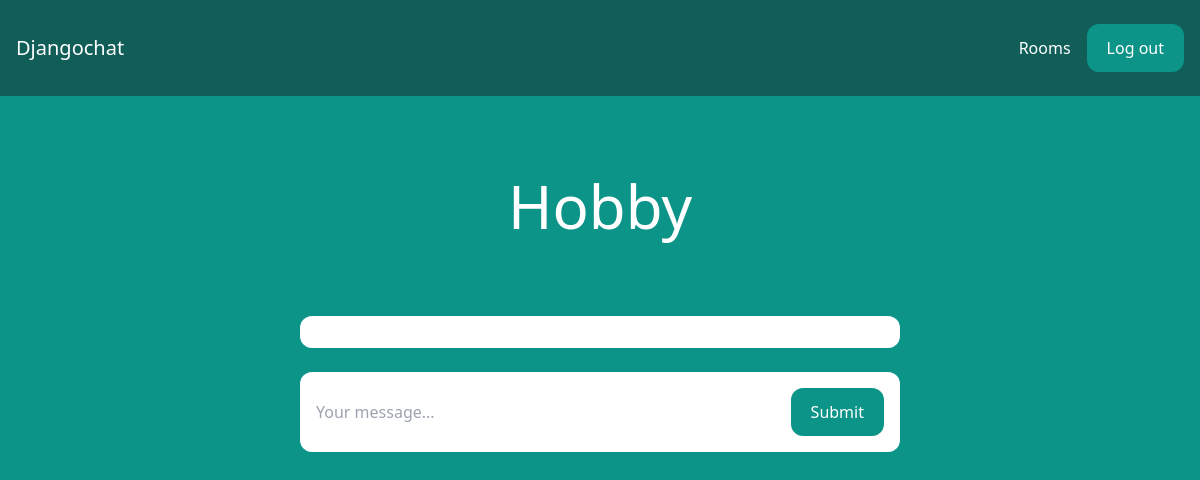
Page /rooms/hobby/ (signed in) on the earlier database version.
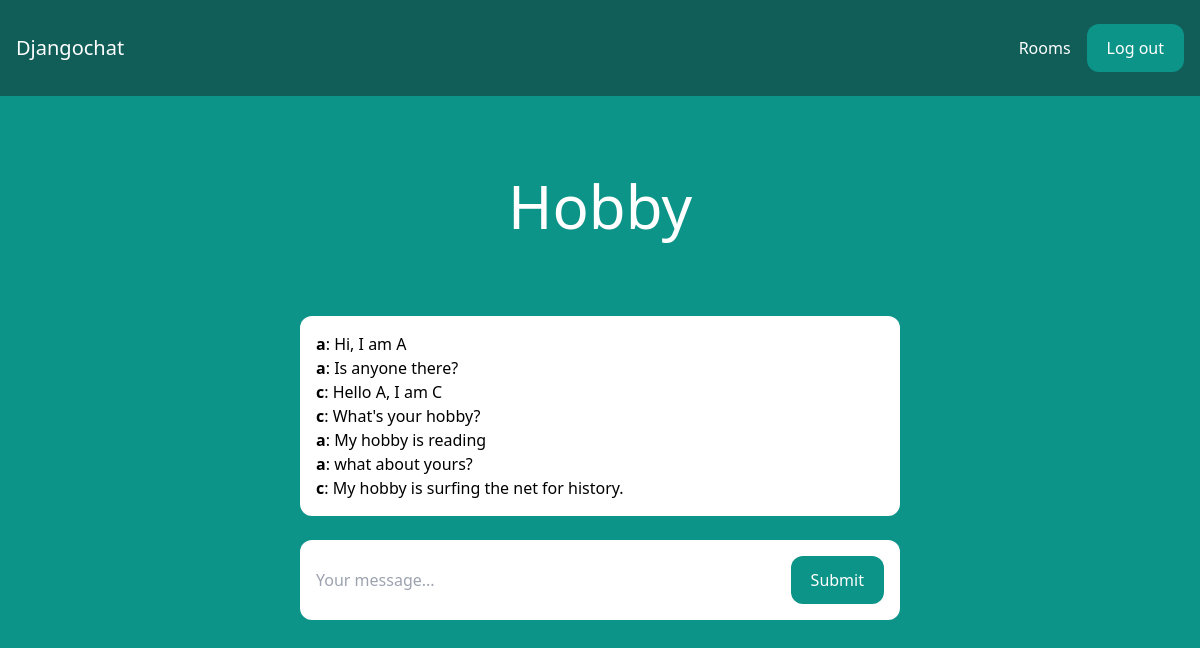
Same page on the later database version.
### room/models.py (models this page shows, shortened)
class Room(models.Model):
    name = models.CharField(max_length=255)
    slug = models.SlugField(unique=True)

class Message(models.Model):
    room = models.ForeignKey(Room, related_name='messages', on_delete=models.CASCADE)
    user = models.ForeignKey(User, related_name='messages', on_delete=models.CASCADE)
    content = models.TextField()
    date_added = models.DateTimeField(auto_now_add=True)
    class Meta:
        ordering = ('date_added',)

### room/views.py (the view)
# urls.py: path('rooms/', include('room.urls')),
@login_required
def room(request, slug):
    room = Room.objects.get(slug=slug)
    messages = Message.objects.filter(room=room)[0:25]
    return render(request, 'room/room.html', {'room': room, 'messages': messages})

### room/templates/room/room.html (shortened to what this page needs)
{% extends 'core/base.html' %}
{% block content %}
<div class="p-10 lg:p-20 text-center">
    <h1 class="text-3xl lg:text-6xl text-white">{{ room.name }}</h1>
</div>
<div class="lg:w-2/4 mx-4 lg:mx-auto p-4 bg-white rounded-xl">
    <div class="chat-messages space-y-3" id="chat-messages">
        {% for m in messages %}<b>{{ m.user.username }}</b>: {{ m.content }}<br>{% endfor %}
    </div>
</div>
<div class="lg:w-2/4 mt-6 mx-4 lg:mx-auto p-4 bg-white rounded-xl">
    <form method="post" action="." class="flex">
        <input type="text" name="content" class="flex-1 mr-3" placeholder="Your message..." id="chat-message-input">
        <button
            class="px-5 py-3 rounded-xl text-white bg-teal-600 hover:bg-teal-700"
            id="chat-message-submit"
        >Submit</button>
    </form>
</div>
{% endblock %}

### core/templates/core/base.html (shortened to what this page needs)
<!DOCTYPE html>
<html>
    <head>
        <script src="https://cdn.tailwindcss.com"></script>
    </head>
    <body class="bg-teal-600">
        <nav class="flex items-center justify-between px-4 py-6 bg-teal-800">
            <div>
                <a href="/" class="text-xl text-white">Djangochat</a>
            </div>
            <div class="flex items-center space-x-4">
                {% if request.user.is_authenticated %}
                    <a href="/rooms/" class="text-white hover:text-gray-200">Rooms</a>
                    <a href="/logout/" class="px-5 py-3 rounded-xl text-white bg-teal-600 hover:bg-teal-700">Log out</a>
                {% else %}
                    <a href="/login/" class="text-white hover:text-gray-200">Log in</a>
                    <a href="/signup/" class="px-5 py-3 rounded-xl text-white bg-teal-600 hover:bg-teal-700">Sign up</a>
                {% endif %}
            </div>
        </nav>
        {% block content %}
        {% endblock %}
    </body>
</html>

Differences in the rows shown:
added Message: user.username "a", content "Hi, I am A"
added Message: user.username "a", content "Is anyone there?"
added Message: user.username "c", content "Hello A, I am C"
added Message: user.username "c", content "What's your hobby?"
added Message: user.username "a", content "My hobby is reading"
added Message: user.username "a", content "what about yours?"
added Message: user.username "c", content "My hobby is surfing the net for history."
